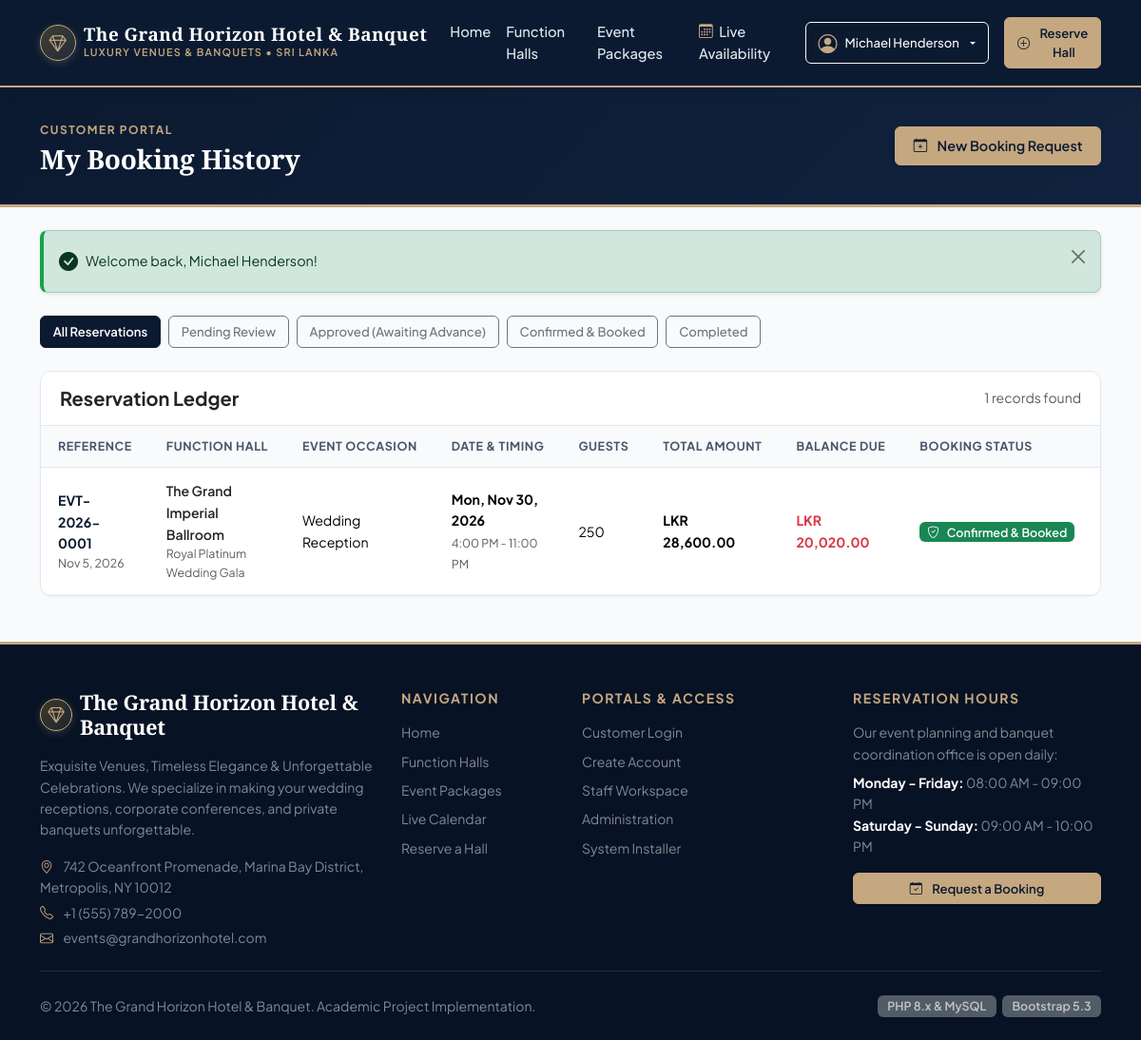
The page /customer/my_bookings.php (signed in) on the database its author committed.
### tables this page shows
CREATE TABLE `system_settings` (
    `id` INT UNSIGNED PRIMARY KEY DEFAULT 1,
    `hotel_name` VARCHAR(120) NOT NULL DEFAULT 'The Grand Horizon Hotel & Banquet',
    `hotel_tagline` VARCHAR(200) NOT NULL DEFAULT 'Exquisite Venues & Unforgettable Celebrations',
    `address` TEXT NOT NULL,
    `city_state_zip` VARCHAR(120) NOT NULL DEFAULT 'Oceanfront Avenue, Suite 100, Metropolis',
    `phone` VARCHAR(30) NOT NULL DEFAULT '+1 (555) 789-2000',
    `email` VARCHAR(100) NOT NULL DEFAULT 'events@grandhorizonhotel.com',
    `website` VARCHAR(100) NOT NULL DEFAULT 'www.grandhorizonhotel.com',
    `currency_symbol` VARCHAR(10) NOT NULL DEFAULT 'LKR',
    `tax_percentage` DECIMAL(5,2) NOT NULL DEFAULT 10.00,
    `advance_percentage` DECIMAL(5,2) NOT NULL DEFAULT 30.00,
    `cancellation_policy` TEXT NULL,
    `updated_at` TIMESTAMP DEFAULT CURRENT_TIMESTAMP ON UPDATE CURRENT_TIMESTAMP
);

CREATE TABLE `bookings` (
    `id` INT UNSIGNED AUTO_INCREMENT PRIMARY KEY,
    `booking_reference` VARCHAR(30) NOT NULL UNIQUE,
    `customer_id` INT UNSIGNED NOT NULL,
    `hall_id` INT UNSIGNED NOT NULL,
    `package_id` INT UNSIGNED NOT NULL,
    `event_date` DATE NOT NULL,
    `start_time` TIME NOT NULL,
    `end_time` TIME NOT NULL,
    `guest_count` INT UNSIGNED NOT NULL,
    `event_type` VARCHAR(60) NOT NULL,
    `special_requests` TEXT NULL,
    
    `hall_charge` DECIMAL(10,2) NOT NULL DEFAULT 0.00,
    `package_charge` DECIMAL(10,2) NOT NULL DEFAULT 0.00,
    `additional_charge` DECIMAL(10,2) NOT NULL DEFAULT 0.00,
    `tax_amount` DECIMAL(10,2) NOT NULL DEFAULT 0.00,
    `total_amount` DECIMAL(10,2) NOT NULL DEFAULT 0.00,
    `advance_required` DECIMAL(10,2) NOT NULL DEFAULT 0.00,
    `advance_paid` DECIMAL(10,2) NOT NULL DEFAULT 0.00,
    `balance_due` DECIMAL(10,2) NOT NULL DEFAULT 0.00,
    
    `booking_status` ENUM('pending', 'approved', 'confirmed', 'rejected', 'cancelled', 'completed') 
        NOT NULL DEFAULT 'pending',
    `payment_status` ENUM('unpaid', 'partially_paid', 'fully_paid', 'refunded') 
        NOT NULL DEFAULT 'unpaid',
        
    `reviewed_by` INT UNSIGNED NULL,
    `review_notes` TEXT NULL,
    `rejection_reason` TEXT NULL,
    
    `created_at` TIMESTAMP DEFAULT CURRENT_TIMESTAMP,
    `updated_at` TIMESTAMP DEFAULT CURRENT_TIMESTAMP ON UPDATE CURRENT_TIMESTAMP,
    
    CONSTRAINT `fk_bookings_customer` FOREIGN KEY (`customer_id`) 
        REFERENCES `customers` (`id`) ON DELETE RESTRICT,
    CONSTRAINT `fk_bookings_hall` FOREIGN KEY (`hall_id`) 
        REFERENCES `function_halls` (`id`) ON DELETE RESTRICT,
    CONSTRAINT `fk_bookings_package` FOREIGN KEY (`package_id`) 
        REFERENCES `event_packages` (`id`) ON DELETE RESTRICT,
    CONSTRAINT `fk_bookings_reviewer` FOREIGN KEY (`reviewed_by`) 
        REFERENCES `users` (`id`) ON DELETE SET NULL,
        
    INDEX `idx_hall_date_status` (`hall_id`, `event_date`, `booking_status`),
    INDEX `idx_customer_date` (`customer_id`, `event_date`),
    INDEX `idx_booking_status` (`booking_status`)
);

CREATE TABLE `function_halls` (
    `id` INT UNSIGNED AUTO_INCREMENT PRIMARY KEY,
    `hall_name` VARCHAR(120) NOT NULL,
    `hall_code` VARCHAR(25) NOT NULL UNIQUE,
    `capacity_min` INT UNSIGNED NOT NULL DEFAULT 30,
    `capacity_max` INT UNSIGNED NOT NULL DEFAULT 500,
    `price_per_hour` DECIMAL(10,2) NOT NULL DEFAULT 0.00,
    `base_price_half_day` DECIMAL(10,2) NOT NULL DEFAULT 0.00,
    `base_price_full_day` DECIMAL(10,2) NOT NULL DEFAULT 0.00,
    `dimensions` VARCHAR(80) NULL,
    `description` TEXT NOT NULL,
    `amenities` TEXT NULL,
    `image_path` VARCHAR(255) NULL DEFAULT 'assets/images/halls/default_hall.jpg',
    `status` ENUM('active', 'maintenance', 'inactive') NOT NULL DEFAULT 'active',
    `created_at` TIMESTAMP DEFAULT CURRENT_TIMESTAMP,
    `updated_at` TIMESTAMP DEFAULT CURRENT_TIMESTAMP ON UPDATE CURRENT_TIMESTAMP,
    INDEX `idx_halls_status` (`status`)
);

CREATE TABLE `event_packages` (
    `id` INT UNSIGNED AUTO_INCREMENT PRIMARY KEY,
    `package_name` VARCHAR(120) NOT NULL,
    `package_code` VARCHAR(25) NOT NULL UNIQUE,
    `category` ENUM('wedding', 'corporate', 'birthday', 'anniversary', 'special') NOT NULL,
    `price_per_person` DECIMAL(10,2) NOT NULL DEFAULT 0.00,
    `base_package_price` DECIMAL(10,2) NOT NULL DEFAULT 0.00,
    `description` TEXT NOT NULL,
    `menu_details` TEXT NULL,
    `inclusions` TEXT NULL,
    `status` ENUM('active', 'inactive') NOT NULL DEFAULT 'active',
    `created_at` TIMESTAMP DEFAULT CURRENT_TIMESTAMP,
    `updated_at` TIMESTAMP DEFAULT CURRENT_TIMESTAMP ON UPDATE CURRENT_TIMESTAMP,
    INDEX `idx_packages_category_status` (`category`, `status`)
);

### customer/my_bookings.php (the view, shortened to what the rows shown need)
<?php
require_once __DIR__ . '/../includes/functions.php';
$pdo = Database::getConnection();
$user = current_user();
$customerId = (int)($user['entity_id'] ?? 0);
$sql = "SELECT b.*, h.hall_name, h.hall_code, p.package_name
        FROM `bookings` b
        JOIN `function_halls` h ON b.hall_id = h.id
        JOIN `event_packages` p ON b.package_id = p.id
        WHERE b.customer_id = :cid";
$params = [':cid' => $customerId];
$sql .= " ORDER BY b.event_date DESC, b.id DESC";
$stmt = $pdo->prepare($sql);
$stmt->execute($params);
$bookings = $stmt->fetchAll();
require_once __DIR__ . '/../includes/header.php';
require_once __DIR__ . '/../includes/navbar.php';
?>
<div class="customer-hero">
    <div class="container">
        <div class="d-flex flex-column flex-md-row justify-content-between align-items-md-center gap-3">
            <div>
                <h2 class="luxury-heading mb-0 mt-1">My Booking History</h2>
            </div>
        </div>
    </div>
</div>
<div class="container py-4">
    <div class="card-table">
        <div class="table-responsive">
            <table class="table table-custom table-hover">
                <thead>
                    <tr>
                        <th>Reference</th>
                        <th>Function Hall</th>
                        <th>Event Occasion</th>
                        <th>Date & Timing</th>
                        <th>Guests</th>
                        <th>Total Amount</th>
                        <th>Balance Due</th>
                        <th>Booking Status</th>
                        <th>Payment Status</th>
                    </tr>
                </thead>
                <tbody>
                    <?php if (empty($bookings)): ?>
                        <tr>
                            <td colspan="10" class="text-center py-5 text-muted">
                                <i class="bi bi-calendar2-x fs-2 d-block mb-2"></i>
                                No event bookings found under this filter.
                            </td>
                        </tr>
                    <?php else: ?>
                        <?php foreach ($bookings as $b): ?>
                            <tr>
                                <td>
                                    <strong class="text-navy"><?= e($b['booking_reference']) ?></strong>
                                    <small class="d-block text-muted"><?= date('M j, Y', strtotime($b['created_at'])) ?></small>
                                </td>
                                <td>
                                    <span class="fw-semibold text-dark"><?= e($b['hall_name']) ?></span>
                                    <small class="d-block text-muted"><?= e($b['package_name']) ?></small>
                                </td>
                                <td><?= e($b['event_type']) ?></td>
                                <td>
                                    <div><strong><?= format_date($b['event_date']) ?></strong></div>
                                    <small class="text-muted"><?= format_time($b['start_time']) ?> - <?= format_time($b['end_time']) ?></small>
                                </td>
                                <td><?= number_format($b['guest_count']) ?></td>
                                <td><strong><?= format_currency($b['total_amount']) ?></strong></td>
                                <td>
                                    <?php if ((float)$b['balance_due'] > 0): ?>
                                        <span class="text-danger fw-bold"><?= format_currency($b['balance_due']) ?></span>
                                    <?php else: ?>
                                        <span class="text-success small fw-semibold">Settled</span>
                                    <?php endif; ?>
                                </td>
                                <td><?= render_booking_badge($b['booking_status']) ?></td>
                                <td><?= render_payment_badge($b['payment_status']) ?></td>
                            </tr>
                        <?php endforeach; ?>
                    <?php endif; ?>
                </tbody>
            </table>
        </div>
    </div>
</div>
<?php require_once __DIR__ . '/../includes/footer.php'; ?>

### includes/navbar.php (shortened to what the rows shown need)
<?php
$settings = get_system_settings();
?>
<nav class="navbar navbar-expand-lg navbar-grand sticky-top">
    <div class="container">
        <a class="navbar-brand d-flex align-items-center gap-2" href="<?= BASE_URL ?>index.php">
            <div>
                <span class="d-block text-white fw-bold lh-1 brand-title"><?= e($settings['hotel_name']) ?></span>
                <small class="brand-subtitle">Luxury Venues &amp; Banquets &bull; Sri Lanka</small>
            </div>
        </a>
    </div>
</nav>

### includes/functions.php (shortened to what the rows shown need)
<?php
function e(?string $string): string {
    return htmlspecialchars($string ?? '', ENT_QUOTES, 'UTF-8');
}
function get_system_settings(): array {
    static $settings = null;
    if ($settings === null) {
        try {
            $pdo = Database::getConnection();
            $stmt = $pdo->query("SELECT * FROM `system_settings` WHERE `id` = 1 LIMIT 1");
            $data = $stmt->fetch();
            if ($data) {
                $settings = $data;
            }
        } catch (Exception $e) {
            $settings = [
                'hotel_name'         => 'The Grand Horizon Hotel & Banquet',
                'currency_symbol'    => 'LKR',
                'tax_percentage'     => 10.00,
                'advance_percentage' => 30.00,
            ];
        }
    }
    return $settings;
}
function format_currency($amount): string {
    $settings = get_system_settings();
    $sym = trim($settings['currency_symbol'] ?? 'LKR');
    return $sym . ' ' . number_format((float)$amount, 2);
}
function format_date(?string $dateStr, string $format = 'D, M j, Y'): string {
    $time = strtotime($dateStr);
    return $time ? date($format, $time) : $dateStr;
}
function format_time(?string $timeStr): string {
    $time = strtotime($timeStr);
    return $time ? date('g:i A', $time) : $timeStr;
}
function render_booking_badge(string $status): string {
    $info = BOOKING_STATUSES[$status] ?? ['label' => ucfirst($status), 'badge' => 'secondary', 'icon' => 'circle'];
    return sprintf(
        '<span class="badge bg-%s text-white px-2 py-1"><i class="bi bi-%s me-1"></i>%s</span>',
        e($info['badge']),
        e($info['icon']),
        e($info['label'])
    );
}

### includes/footer.php (shortened to what the rows shown need)
<?php
$settings = get_system_settings();
?>
<footer class="bg-navy text-white pt-5 pb-4 mt-auto" style="background-color: #071224; border-top: 3px solid #c5a880;">
    <div class="container">
        <div class="row g-4">
            <div class="col-lg-4 col-md-6">
                <div class="d-flex align-items-center gap-2 mb-3">
                    <span class="hotel-crest" style="width:34px; height:34px; font-size:1.1rem;"><i class="bi bi-gem"></i></span>
                    <h5 class="luxury-heading text-white mb-0" style="font-size: 1.35rem;">
                        <?= e($settings['hotel_name']) ?>
                    </h5>
                </div>
                <p class="text-white-50 small mb-3">
                    <?= e($settings['hotel_tagline']) ?>. We specialize in making your wedding receptions, corporate conferences, and private banquets unforgettable.
                </p>
                <div class="text-white-50 small">
                    <p class="mb-1"><i class="bi bi-geo-alt text-gold me-2"></i> <?= e($settings['address']) ?>, <?= e($settings['city_state_zip']) ?></p>
                    <p class="mb-1"><i class="bi bi-telephone text-gold me-2"></i> <?= e($settings['phone']) ?></p>
                    <p class="mb-0"><i class="bi bi-envelope text-gold me-2"></i> <?= e($settings['email']) ?></p>
                </div>
            </div>
        </div>
        <div class="d-flex flex-column flex-md-row justify-content-between align-items-center small text-white-50">
            <div>
                &copy; <?= date('Y') ?> <?= e($settings['hotel_name']) ?>. Academic Project Implementation.
            </div>
            <div class="mt-2 mt-md-0">
                <span class="badge bg-secondary opacity-75">PHP 8.x & MySQL</span>
                <span class="badge bg-secondary opacity-75 ms-1">Bootstrap 5.3</span>
            </div>
        </div>
    </div>
</footer>
</body>
</html>

### rows shown on the page
system_settings: hotel_name "The Grand Horizon Hotel & Banquet", hotel_tagline "Exquisite Venues, Timeless Elegance & Unforgettable Celebrations", address "742 Oceanfront Promenade, Marina Bay District", city_state_zip "Metropolis, NY 10012", phone "+1 (555) 789-2000", email "events@grandhorizonhotel.com"
bookings: booking_reference "EVT-2026-0001", created_at "Nov 5, 2026", hall.hall_name "The Grand Imperial Ballroom", package.package_name "Royal Platinum Wedding Gala", event_type "Wedding Reception", event_date "Mon, Nov 30, 2026", start_time "4:00 PM", end_time "11:00 PM", guest_count "250", total_amount.currency_symbol "LKR 28,600.00", balance_due.currency_symbol "LKR 20,020.00", booking_status "Confirmed & Booked"

### other values the page prints
$currentUser['name'] "Michael Henderson"
$flash['message'] "Welcome back, Michael Henderson!"
count($bookings) "1"
